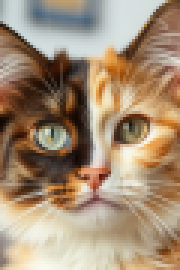
#> input picture data/p1.png, 60 x 90 px (shown 3 times larger); its folder holds 4 pictures in this run
$ python pca_process.py
#> lines starting #> are read from the running program, lines starting #| are printed output that depends on the picture
import numpy as np
import cv2
import os


# Normaliza las imagenes a escala de grises
def normalizar(filename):
    # Input & output
#> called with filename = 'p1.png'
    input_path = os.path.join("data", filename)
    output_path = os.path.join("normalized_data", filename)

    # Lee colores
    img = cv2.imread(input_path)
#> img is the input picture: shape (90, 60, 3); mean B, G, R 117.4, 141.6, 163.7
    if img is None:
        raise FileNotFoundError(f"Image {input_path} not found!")

    # Convierte a gris y transforma la imagen a 60*90 si es necesario
    gray = cv2.cvtColor(img, cv2.COLOR_BGR2GRAY)
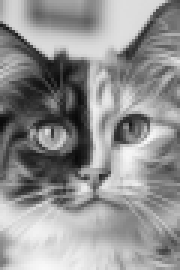
#> gray: shape (90, 60) (shown 3 times larger); min 9, max 249, mean 145.4
    gray_resized = cv2.resize(gray, (60, 90))

    # Checa si el folder existe y guarda la imagen
    os.makedirs("normalized_data", exist_ok=True)
    cv2.imwrite(output_path, gray_resized)

    print(f"Imagen normalizada guardada en {output_path}")


# Pasa las imagenes grises a matriz numpy
# [233 lines left out: functions imag_Matriz, matriz_svd, proc_matrix, entrenar, predecir, not called in this run]


if __name__ == "__main__":

    # Normalizar las imagenes antes de empezar el entrenamiento
    for i in range(0, 5):
        nombre_foto = "p" + str(i + 1) + ".png"
        normalizar(nombre_foto)
        nombre_foto = ""
#> pass 2 of the loop `for i in range(0, 5):`:
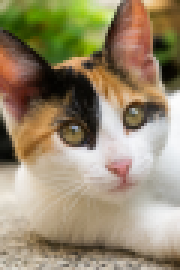
#> input picture data/p2.png, 60 x 90 px (shown 3 times larger)
#> in normalizar, img is the input picture: shape (90, 60, 3); mean B, G, R 109.4, 137.8, 151.7
#> in normalizar (call 2), `gray = cv2.cvtColor(img, cv2.COLOR_BGR2GRAY)`:
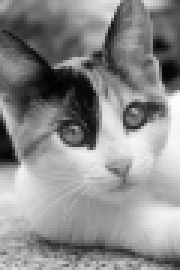
#> gray: shape (90, 60) (shown 3 times larger); min 3, max 252, mean 138.7
#> (the run stopped early here; a loop or call above may not have finished)
